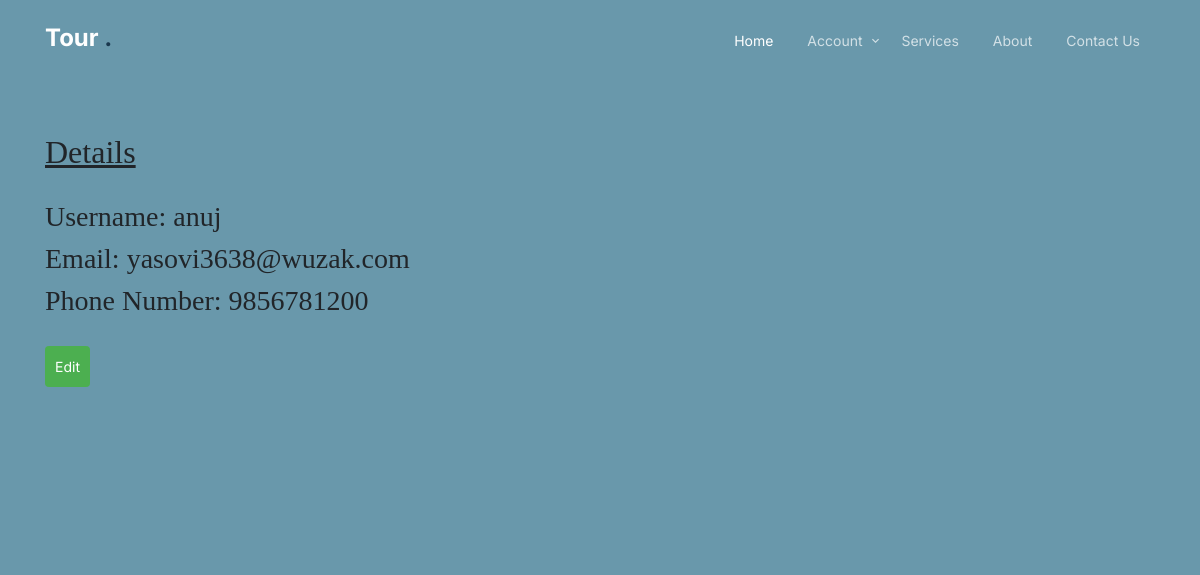
/user/user_details/ (signed in), run on the app's committed database.
### account/models.py (models this page shows, shortened)
class User(AbstractBaseUser, PermissionsMixin):
    email = models.EmailField(
        verbose_name="Email",
        max_length=255,
        unique=True,
    )
    tc = models.IntegerField(default=0)
    ph = models.CharField(max_length=20)
    username = models.CharField(max_length=200)
    is_active = models.BooleanField(default=False)
    is_admin = models.BooleanField(default=False)
    is_customer_user = models.BooleanField(default=False)
    is_merchant = models.BooleanField(default=False)
    is_staff_member = models.BooleanField(default=False)
    created_at = models.DateTimeField(auto_now_add=True)
    updated_at = models.DateTimeField(auto_now=True)
    objects = UserManager()
    USERNAME_FIELD = "email"
    REQUIRED_FIELDS = ['username', 'ph']
    '''def has_perm(self, perm, obj=None):
        "Does the user have a specific permission?"
        # Simplest possible answer: Yes, always
        return True'''
    '''def has_module_perms(self, app_label):
        "Does the user have permissions to view the app `app_label`?"
        # Simplest possible answer: Yes, always
        return True'''

### account/views.py (the view)
# urls.py: path('user_details/',User_details.as_view(),name='user_details'),
@method_decorator(login_required(login_url='Login'), name='dispatch')
class User_details(View):
    def get(self, request, *args, **kwargs):
        return render(request,'account/user_details.html')

### templates/account/user_details.html (shortened to what this page needs)
{% extends 'setup/base.html' %}
{% load static %}
{%block header %}
{% include "setup/nav.html" %}
{% endblock %}
{% block content %}
<div class="hero">
    <div class="container">
    <br>
    <h2><u>Details</u></h2>
    <br>
    <h3>Username: {{request.user.username}}</h3>
    <h3>Email: {{request.user.email}}</h3>
    <h3>Phone Number: {{request.user.ph}}</h3>
    <br>
    <a href ="{% url 'edit_user' %}"><button type="submit">Edit</button></a>
  </div>
</div>
{% endblock %}

### static/css/style.css (style rules this page uses)
body { font-family: "Inter", sans-serif; line-height: 1.5; background: #ffffff; overflow-x: hidden; font-size: 14px; }
body:before { content: ""; position: fixed; top: 0; left: 0; z-index: 99; right: 0; bottom: 0; background: rgba(0, 0, 0, 0.2); opacity: 0; visibility: hidden; -webkit-transition: .3s all ease; -o-transition: .3s all ease; transition: .3s all ease; }
a { color: #1A374D; -webkit-transition: .3s all ease; -o-transition: .3s all ease; transition: .3s all ease; }
h1, .h1, h2, .h2, h3, .h3, h4, .h4 { font-family: "Source Serif Pro", serif; }
.hero { padding: 7rem 0 10rem 0; background: #6998AB; margin-bottom: 100px; }

### data on the page
User: user.username "anuj", user.email "yasovi3638@wuzak.com", user.ph "9856781200"
